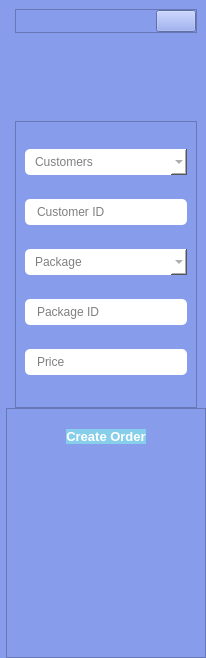
     <widget class="QCustomSlideMenu" name="rightMenu_2" native="true">
      <property name="minimumSize">
       <size>
        <width>0</width>
        <height>658</height>
       </size>
      </property>
      <property name="maximumSize">
       <size>
        <width>0</width>
        <height>16777215</height>
       </size>
      </property>
      <property name="cursor">
       <cursorShape>ArrowCursor</cursorShape>
      </property>
      <property name="styleSheet">
       <string notr="true">background-color: #879CEB;</string>
      </property>
      <layout class="QVBoxLayout" name="verticalLayout_51">
       <property name="spacing">
        <number>0</number>
       </property>
       <property name="leftMargin">
        <number>6</number>
       </property>
       <property name="topMargin">
        <number>0</number>
       </property>
       <property name="rightMargin">
        <number>0</number>
       </property>
       <property name="bottomMargin">
        <number>0</number>
       </property>
       <item>
        <widget class="QWidget" name="widget_30" native="true">
         <property name="minimumSize">
          <size>
           <width>200</width>
           <height>350</height>
          </size>
         </property>
         <property name="styleSheet">
          <string notr="true">background-color: #879CEB;</string>
         </property>
         <layout class="QVBoxLayout" name="verticalLayout_52">
          <property name="spacing">
           <number>9</number>
          </property>
          <property name="bottomMargin">
           <number>0</number>
          </property>
          <item>
           <widget class="QFrame" name="frame_38">
            <property name="sizePolicy">
             <sizepolicy hsizetype="Preferred" vsizetype="Fixed">
              <horstretch>0</horstretch>
              <verstretch>0</verstretch>
             </sizepolicy>
            </property>
            <property name="styleSheet">
             <string notr="true">background-color: #879CEB;</string>
            </property>
            <property name="frameShape">
             <enum>QFrame::StyledPanel</enum>
            </property>
            <property name="frameShadow">
             <enum>QFrame::Raised</enum>
            </property>
            <layout class="QHBoxLayout" name="horizontalLayout_54">
             <property name="spacing">
              <number>0</number>
             </property>
             <property name="leftMargin">
              <number>0</number>
             </property>
             <property name="topMargin">
              <number>0</number>
             </property>
             <property name="rightMargin">
              <number>0</number>
             </property>
             <property name="bottomMargin">
              <number>0</number>
             </property>
             <item alignment="Qt::AlignRight">
              <widget class="QPushButton" name="closeCreateOrder">
               <property name="text">
                <string/>
               </property>
               <property name="icon">
                <iconset>
                 <normaloff>../SSIS v@/Resource/closeIcon.png</normaloff>../SSIS v@/Resource/closeIcon.png</iconset>
               </property>
               <property name="iconSize">
                <size>
                 <width>24</width>
                 <height>24</height>
                </size>
               </property>
              </widget>
             </item>
            </layout>
           </widget>
          </item>
          <item alignment="Qt::AlignHCenter">
           <widget class="QLabel" name="label_17">
            <property name="minimumSize">
             <size>
              <width>70</width>
              <height>70</height>
             </size>
            </property>
            <property name="maximumSize">
             <size>
              <width>70</width>
              <height>70</height>
             </size>
            </property>
            <property name="text">
             <string/>
            </property>
            <property name="pixmap">
             <pixmap>resource/orders.png</pixmap>
            </property>
            <property name="scaledContents">
             <bool>true</bool>
            </property>
           </widget>
          </item>
          <item>
           <widget class="QFrame" name="frame_39">
            <property name="frameShape">
             <enum>QFrame::StyledPanel</enum>
            </property>
            <property name="frameShadow">
             <enum>QFrame::Raised</enum>
            </property>
            <layout class="QVBoxLayout" name="verticalLayout_27">
             <item>
              <widget class="QComboBox" name="customerComboBox">
               <property name="styleSheet">
                <string notr="true">
	background-color: #FFFFFF;
	padding: 5px 10px;
	border-radius: 5px;
	color: #808080;
</string>
               </property>
               <property name="placeholderText">
                <string>Customers</string>
               </property>
              </widget>
             </item>
             <item>
              <widget class="QLineEdit" name="cusIDinOrders">
               <property name="font">
                <font>
                 <kerning>false</kerning>
                </font>
               </property>
               <property name="mouseTracking">
                <bool>true</bool>
               </property>
               <property name="styleSheet">
                <string notr="true">QLineEdit {
	background-color: #FFFFFF;
	padding: 5px 10px;
	border-radius: 5px;
}</string>
               </property>
               <property name="inputMask">
                <string/>
               </property>
               <property name="text">
                <string/>
               </property>
               <property name="frame">
                <bool>true</bool>
               </property>
               <property name="readOnly">
                <bool>true</bool>
               </property>
               <property name="placeholderText">
                <string>Customer ID</string>
               </property>
              </widget>
             </item>
             <item>
              <widget class="QComboBox" name="packComboBox">
               <property name="styleSheet">
                <string notr="true">
	background-color: #FFFFFF;
	padding: 5px 10px;
	border-radius: 5px;
	color: #808080;
</string>
               </property>
               <property name="placeholderText">
                <string>Package</string>
               </property>
              </widget>
             </item>
             <item>
              <widget class="QLineEdit" name="packIDinOrders">
               <property name="font">
                <font>
                 <kerning>false</kerning>
                </font>
               </property>
               <property name="mouseTracking">
                <bool>true</bool>
               </property>
               <property name="styleSheet">
                <string notr="true">QLineEdit {
	background-color: #FFFFFF;
	padding: 5px 10px;
	border-radius: 5px;
}</string>
               </property>
               <property name="text">
                <string/>
               </property>
               <property name="frame">
                <bool>true</bool>
               </property>
               <property name="readOnly">
                <bool>true</bool>
               </property>
               <property name="placeholderText">
                <string>Package ID</string>
               </property>
              </widget>
             </item>
             <item>
              <widget class="QLineEdit" name="packPriceInOrder">
               <property name="font">
                <font>
                 <kerning>false</kerning>
                </font>
               </property>
               <property name="mouseTracking">
                <bool>true</bool>
               </property>
               <property name="styleSheet">
                <string notr="true">QLineEdit {
	background-color: #FFFFFF;
	padding: 5px 10px;
	border-radius: 5px;
}</string>
               </property>
               <property name="text">
                <string/>
               </property>
               <property name="frame">
                <bool>true</bool>
               </property>
               <property name="readOnly">
                <bool>true</bool>
               </property>
               <property name="placeholderText">
                <string>Price</string>
               </property>
              </widget>
             </item>
            </layout>
           </widget>
          </item>
         </layout>
        </widget>
       </item>
       <item>
        <widget class="QFrame" name="frame_40">
         <property name="maximumSize">
          <size>
           <width>16777215</width>
           <height>250</height>
          </size>
         </property>
         <property name="styleSheet">
          <string notr="true">background-color: #879CEB;</string>
         </property>
         <property name="frameShape">
          <enum>QFrame::StyledPanel</enum>
         </property>
         <property name="frameShadow">
          <enum>QFrame::Raised</enum>
         </property>
         <layout class="QVBoxLayout" name="verticalLayout_54">
          <property name="spacing">
           <number>0</number>
          </property>
          <property name="leftMargin">
           <number>0</number>
          </property>
          <property name="topMargin">
           <number>20</number>
          </property>
          <property name="rightMargin">
           <number>0</number>
          </property>
          <property name="bottomMargin">
           <number>0</number>
          </property>
          <item alignment="Qt::AlignHCenter">
           <widget class="QPushButton" name="addOrder">
            <property name="font">
             <font>
              <pointsize>10</pointsize>
              <bold>true</bold>
              <strikeout>false</strikeout>
             </font>
            </property>
            <property name="cursor">
             <cursorShape>PointingHandCursor</cursorShape>
            </property>
            <property name="styleSheet">
             <string notr="true">	color: #FFFFFF;
	background-color: #87CEEB;
	border-radius: 10px
</string>
            </property>
            <property name="text">
             <string>Create Order</string>
            </property>
           </widget>
          </item>
          <item>
           <spacer name="verticalSpacer_7">
            <property name="orientation">
             <enum>Qt::Vertical</enum>
            </property>
            <property name="sizeHint" stdset="0">
             <size>
              <width>20</width>
              <height>305</height>
             </size>
            </property>
           </spacer>
          </item>
          <item>
           <spacer name="verticalSpacer_8">
            <property name="orientation">
             <enum>Qt::Vertical</enum>
            </property>
            <property name="sizeHint" stdset="0">
             <size>
              <width>20</width>
              <height>305</height>
             </size>
            </property>
           </spacer>
          </item>
         </layout>
        </widget>
       </item>
      </layout>
     </widget>
